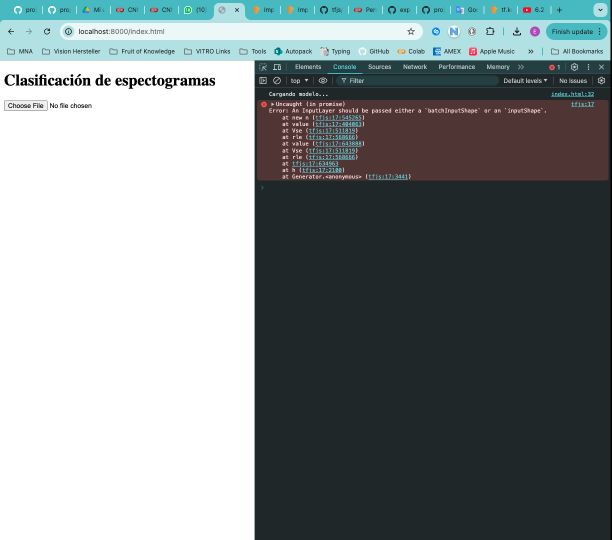
#> input picture web_app/error.png, 1223 x 1080 px, given as the content of the folder /content/drive/My Drive/final_project/OK_drives_images, which was not available (shown at 1/2 size)
$ jupyter execute --allow-errors process_image.ipynb   (text cells are left out)
#> lines starting #> are read from the running program, lines starting #| are printed output that depends on the picture; pictures that were not available may be replaced by others from this repository, and a replacement may not be noted
[cell 1]
import os
from PIL import Image

from google.colab import drive
drive.mount('/content/drive')

[cell 2]
def crop_images_in_directory(input_directory, output_directory, crop_box):
    """
    Crop all image files in the specified input directory using the provided crop box coordinates.

    Parameters:
        input_directory (str): Path to the directory containing the input image files.
        output_directory (str): Path to the directory where cropped images will be saved.
        crop_box (tuple): A tuple (left, top, right, bottom) specifying the cropping box.
    """
    # Create the output directory if it doesn't exist
    if not os.path.exists(output_directory):
        os.makedirs(output_directory)

    # List all files in the input directory
    files = os.listdir(input_directory)

    # Filter out only image files
    image_files = [file for file in files if file.lower().endswith(('.png', '.jpg', '.jpeg', '.gif', '.bmp'))]

    # Crop each image file
    for image_file in image_files:
        input_image_path = os.path.join(input_directory, image_file)
        output_image_path = os.path.join(output_directory, image_file)
        crop_image(input_image_path, output_image_path, crop_box)

def crop_image(input_image_path, output_image_path, crop_box):
    """
    Crop an image using the provided crop box coordinates.

    Parameters:
        input_image_path (str): Path to the input image file.
        output_image_path (str): Path to save the cropped image.
        crop_box (tuple): A tuple (left, top, right, bottom) specifying the cropping box.
    """
#> called with crop_box = (55, 18, 1222, 620)
    # Open the input image
    img = Image.open(input_image_path)
#> img is the input picture: PIL image 1223x1080 RGBA; mean R, G, B, A 131.6, 139.7, 140.7, 255

    # Crop the image using the specified crop box
    cropped_img = img.crop(crop_box)
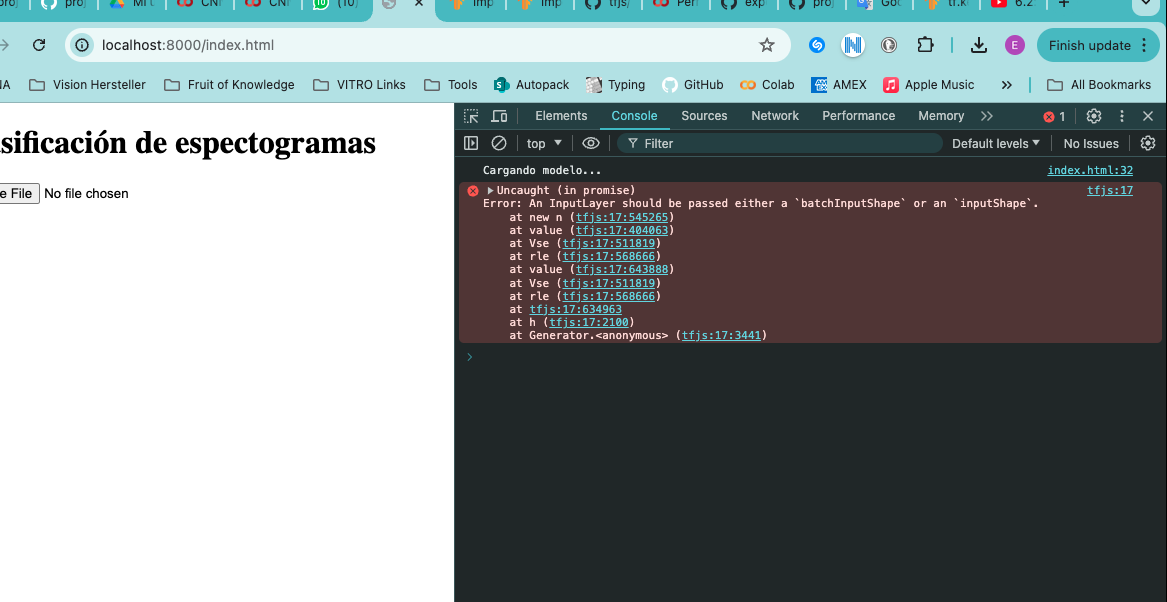
#> cropped_img: PIL image 1167x602 RGBA; mean R, G, B, A 134.1, 142.3, 143.4, 255

    # Save the cropped image
    cropped_img.save(output_image_path)

[cell 3]
import os
from PIL import Image

def convert_to_grayscale(input_directory, output_directory):
    """
    Convert all images in the specified input directory to grayscale and save them in the output directory.

    Parameters:
        input_directory (str): Path to the directory containing the input image files.
        output_directory (str): Path to the directory where grayscale images will be saved.
    """
    # Create the output directory if it doesn't exist
    if not os.path.exists(output_directory):
        os.makedirs(output_directory)

    # List all files in the input directory
    files = os.listdir(input_directory)

    # Filter out only image files
    image_files = [file for file in files if file.lower().endswith(('.png', '.jpg', '.jpeg', '.gif', '.bmp'))]

    # Convert each image file to grayscale
    for image_file in image_files:
        input_image_path = os.path.join(input_directory, image_file)
        output_image_path = os.path.join(output_directory, image_file)
        convert_image_to_grayscale(input_image_path, output_image_path)

def convert_image_to_grayscale(input_image_path, output_image_path):
    """
    Convert an image to grayscale.

    Parameters:
        input_image_path (str): Path to the input image file.
        output_image_path (str): Path to save the grayscale image.
    """
    # Open the input image
    img = Image.open(input_image_path)

    # Convert the image to grayscale
    grayscale_img = img.convert("L")

    # Save the grayscale image
    grayscale_img.save(output_image_path)

[cell 4]
# Cropp images:
input_directory = "/content/drive/My Drive/final_project/OK_drives_images"
output_directory = "/content/drive/My Drive/final_project/ok_images_cropped"
crop_box = (55, 18, 1222, 620)  # Example crop box (left, top, right, bottom)

crop_images_in_directory(input_directory, output_directory, crop_box)

[cell 5]
#Convert color images to grayscale

# Example usage
input_directory = "/content/drive/My Drive/final_project/ok_images_cropped"
output_directory = "/content/drive/My Drive/final_project/ok_images_cropped_grayscale"

#> (the rest of this cell did not finish here and is left out)

[cell 6]
#Visualization of the box on image

from PIL import Image, ImageDraw

# Open the image
path = "/content/drive/My Drive/final_project/test/01.Page1.png"
image = Image.open(path)
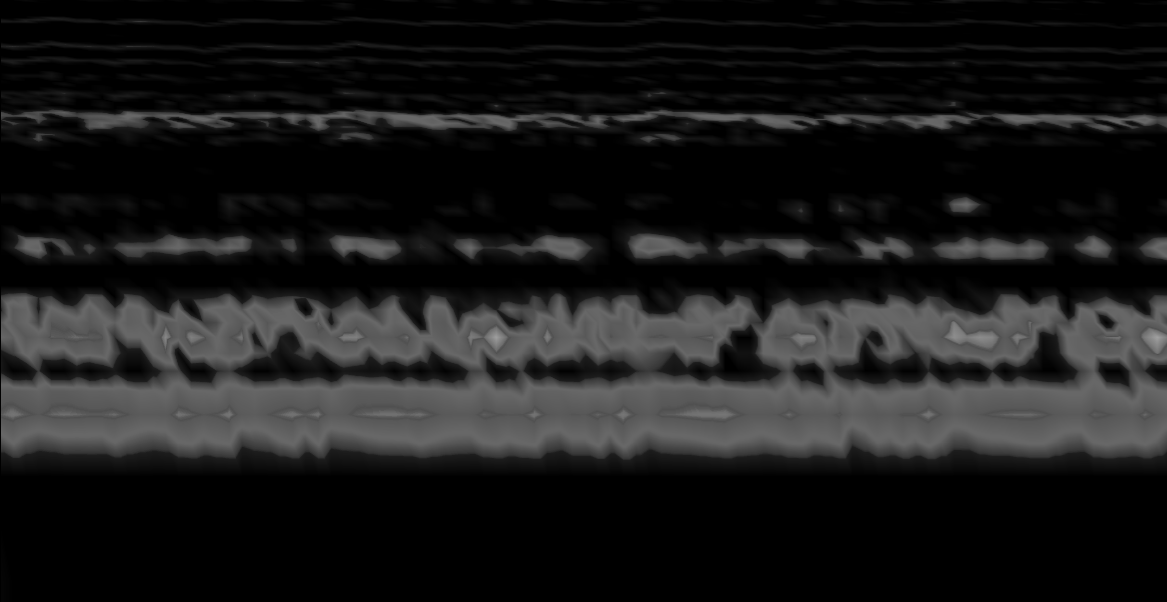
#> input picture web_app/01.Page1.png, 1167 x 602 px, found by its file name
#> image is the input picture: PIL image 1167x602 L; min 0, max 160, mean 26

# Create a drawing object
draw = ImageDraw.Draw(image)

# Define the coordinates of the box
box_coordinates = [(55, 18), (1222, 620)]  # Format: [(x1, y1), (x2, y2)]

# Draw the box on the image
draw.rectangle(box_coordinates, outline="red", width=3)

# Save or display the modified image
image.show()
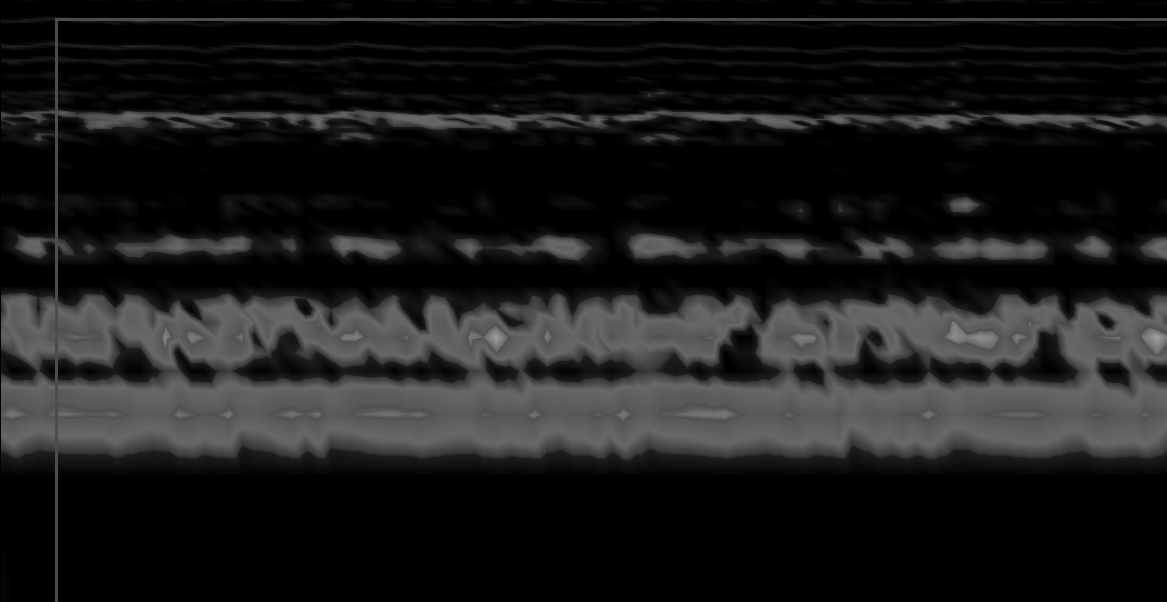
#> shown: PIL image 1167x602 L; min 0, max 160, mean 26.5
display(image)
#image.save("image_with_box.jpg")

[cell 7]
width, height = image.size
#> width = 1167; height = 602
print(image.size)
#| (1167, 602)
